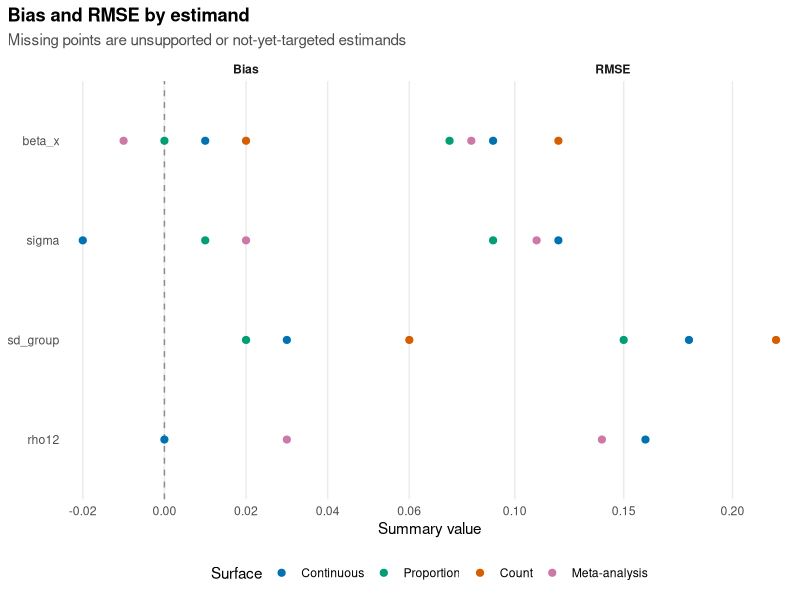
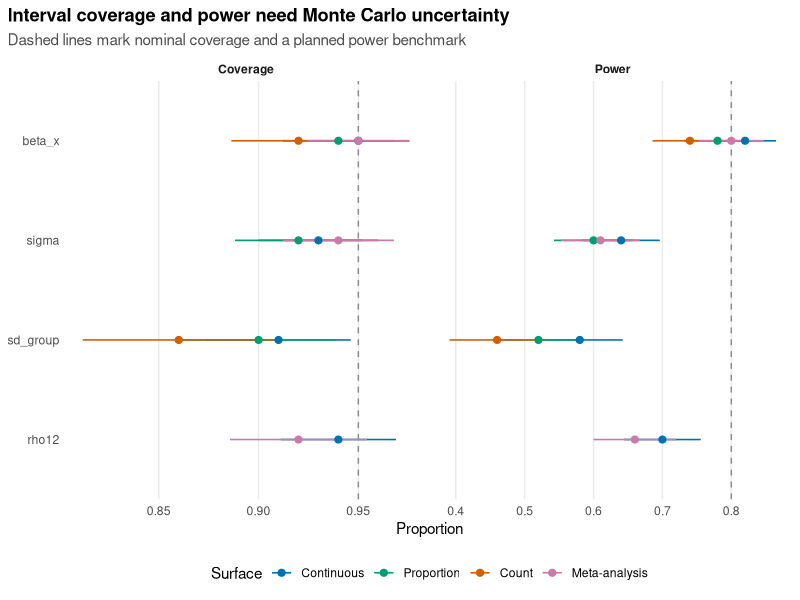
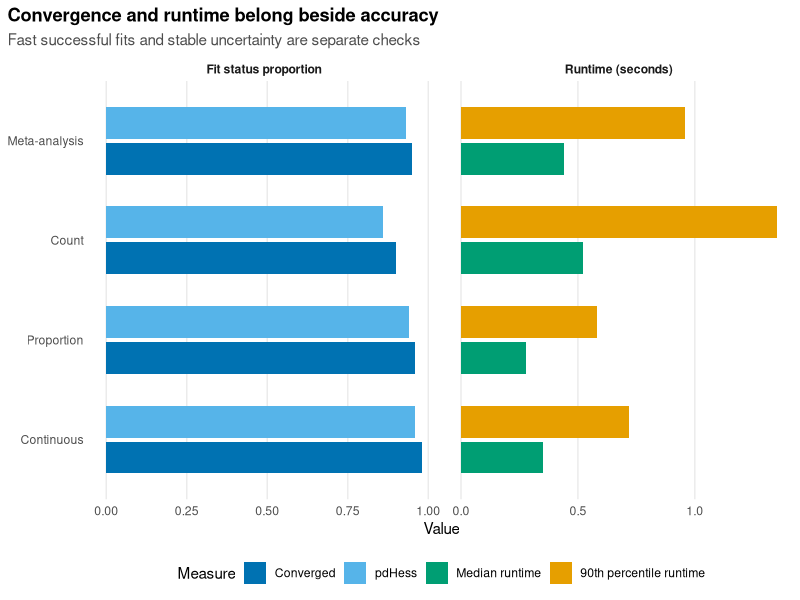
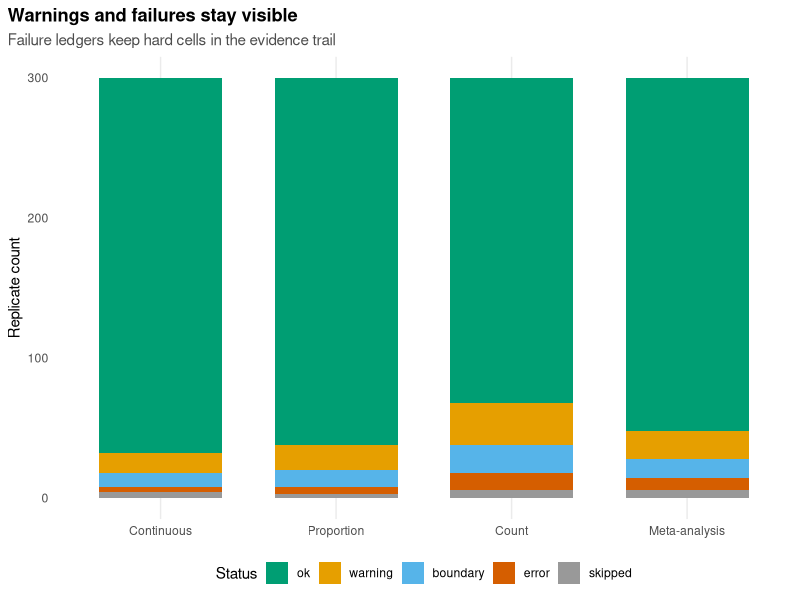

These charts were generated, in order, by the following R code:
## ---- chunk 1
has_ggplot2 <- requireNamespace("ggplot2", quietly = TRUE)
knitr::opts_chunk$set(
  collapse = TRUE,
  comment = "#>",
  fig.width = 7,
  fig.height = 4.2,
  dpi = 144,
  eval = has_ggplot2
)
## ---- chunk 2
library(ggplot2)

theme_sim_grammar <- function() {
  theme_minimal(base_size = 11) +
    theme(
      panel.grid.minor = element_blank(),
      panel.grid.major.y = element_blank(),
      plot.title.position = "plot",
      plot.title = element_text(face = "bold"),
      plot.subtitle = element_text(colour = "grey30"),
      strip.text = element_text(face = "bold"),
      legend.position = "bottom"
    )
}

surface_palette <- c(
  "Continuous" = "#0072B2",
  "Proportion" = "#009E73",
  "Count" = "#D55E00",
  "Meta-analysis" = "#CC79A7"
)

surface_levels <- names(surface_palette)
## ---- chunk 3
accuracy_summary <- data.frame(
  surface = rep(surface_levels, each = 4),
  estimand = rep(c("beta_x", "sigma", "sd_group", "rho12"), 4),
  bias = c(
    0.01, -0.02, 0.03, 0.00,
    0.00, 0.01, 0.02, NA,
    0.02, NA, 0.06, NA,
    -0.01, 0.02, NA, 0.03
  ),
  rmse = c(
    0.09, 0.12, 0.18, 0.16,
    0.07, 0.09, 0.15, NA,
    0.12, NA, 0.22, NA,
    0.08, 0.11, NA, 0.14
  ),
  n_replicate = c(
    300, 300, 260, 280,
    300, 300, 250, NA,
    280, NA, 220, NA,
    300, 300, NA, 260
  )
)
accuracy_summary$surface <- factor(
  accuracy_summary$surface,
  levels = surface_levels
)
accuracy_long <- rbind(
  data.frame(
    accuracy_summary[c("surface", "estimand", "n_replicate")],
    measure = "Bias",
    value = accuracy_summary$bias
  ),
  data.frame(
    accuracy_summary[c("surface", "estimand", "n_replicate")],
    measure = "RMSE",
    value = accuracy_summary$rmse
  )
)
accuracy_long$measure <- factor(accuracy_long$measure, levels = c("Bias", "RMSE"))
accuracy_long$estimand <- factor(
  accuracy_long$estimand,
  levels = rev(c("beta_x", "sigma", "sd_group", "rho12"))
)

ggplot(
  accuracy_long,
  aes(value, estimand, colour = surface, group = surface)
) +
  geom_vline(
    data = data.frame(measure = "Bias"),
    aes(xintercept = 0),
    inherit.aes = FALSE,
    linetype = "dashed",
    colour = "grey55"
  ) +
  geom_point(size = 2.1, na.rm = TRUE) +
  facet_wrap(~measure, scales = "free_x") +
  scale_colour_manual(values = surface_palette) +
  labs(
    title = "Bias and RMSE by estimand",
    subtitle = "Missing points are unsupported or not-yet-targeted estimands",
    x = "Summary value",
    y = NULL,
    colour = "Surface"
  ) +
  theme_sim_grammar()
## ---- chunk 4
interval_summary <- data.frame(
  surface = rep(surface_levels, each = 4),
  estimand = rep(c("beta_x", "sigma", "sd_group", "rho12"), 4),
  coverage = c(
    0.95, 0.93, 0.91, 0.94,
    0.94, 0.92, 0.90, NA,
    0.92, NA, 0.86, NA,
    0.95, 0.94, NA, 0.92
  ),
  power = c(
    0.82, 0.64, 0.58, 0.70,
    0.78, 0.60, 0.52, NA,
    0.74, NA, 0.46, NA,
    0.80, 0.61, NA, 0.66
  ),
  n_interval = c(
    280, 280, 240, 260,
    280, 280, 230, NA,
    250, NA, 200, NA,
    280, 280, NA, 240
  )
)
interval_summary$surface <- factor(
  interval_summary$surface,
  levels = surface_levels
)
interval_long <- rbind(
  data.frame(
    interval_summary[c("surface", "estimand", "n_interval")],
    measure = "Coverage",
    value = interval_summary$coverage,
    target = 0.95
  ),
  data.frame(
    interval_summary[c("surface", "estimand", "n_interval")],
    measure = "Power",
    value = interval_summary$power,
    target = 0.80
  )
)
interval_long$mcse <- sqrt(
  interval_long$value * (1 - interval_long$value) / interval_long$n_interval
)
interval_long$lower <- pmax(0, interval_long$value - 1.96 * interval_long$mcse)
interval_long$upper <- pmin(1, interval_long$value + 1.96 * interval_long$mcse)
interval_long$measure <- factor(
  interval_long$measure,
  levels = c("Coverage", "Power")
)
interval_long$estimand <- factor(
  interval_long$estimand,
  levels = rev(c("beta_x", "sigma", "sd_group", "rho12"))
)

ggplot(interval_long, aes(value, estimand, colour = surface)) +
  geom_vline(
    aes(xintercept = target),
    linetype = "dashed",
    colour = "grey55"
  ) +
  geom_segment(
    aes(x = lower, xend = upper, yend = estimand),
    linewidth = 0.55,
    na.rm = TRUE
  ) +
  geom_point(size = 2.1, na.rm = TRUE) +
  facet_wrap(~measure, scales = "free_x") +
  scale_colour_manual(values = surface_palette) +
  labs(
    title = "Interval coverage and power need Monte Carlo uncertainty",
    subtitle = "Dashed lines mark nominal coverage and a planned power benchmark",
    x = "Proportion",
    y = NULL,
    colour = "Surface"
  ) +
  theme_sim_grammar()
## ---- chunk 5
run_summary <- data.frame(
  surface = surface_levels,
  convergence_rate = c(0.98, 0.96, 0.90, 0.95),
  pdhess_rate = c(0.96, 0.94, 0.86, 0.93),
  elapsed_median = c(0.35, 0.28, 0.52, 0.44),
  elapsed_p90 = c(0.72, 0.58, 1.35, 0.96)
)
run_summary$surface <- factor(run_summary$surface, levels = surface_levels)
run_long <- rbind(
  data.frame(
    surface = run_summary$surface,
    measure = "Converged",
    value = run_summary$convergence_rate
  ),
  data.frame(
    surface = run_summary$surface,
    measure = "pdHess",
    value = run_summary$pdhess_rate
  ),
  data.frame(
    surface = run_summary$surface,
    measure = "Median runtime",
    value = run_summary$elapsed_median
  ),
  data.frame(
    surface = run_summary$surface,
    measure = "90th percentile runtime",
    value = run_summary$elapsed_p90
  )
)
run_long$panel <- ifelse(
  grepl("runtime", run_long$measure),
  "Runtime (seconds)",
  "Fit status proportion"
)
run_long$measure <- factor(
  run_long$measure,
  levels = c(
    "Converged",
    "pdHess",
    "Median runtime",
    "90th percentile runtime"
  )
)

ggplot(run_long, aes(value, surface, fill = measure)) +
  geom_col(position = position_dodge(width = 0.72), width = 0.64) +
  facet_wrap(~panel, scales = "free_x") +
  scale_fill_manual(values = c(
    "Converged" = "#0072B2",
    "pdHess" = "#56B4E9",
    "Median runtime" = "#009E73",
    "90th percentile runtime" = "#E69F00"
  )) +
  labs(
    title = "Convergence and runtime belong beside accuracy",
    subtitle = "Fast successful fits and stable uncertainty are separate checks",
    x = "Value",
    y = NULL,
    fill = "Measure"
  ) +
  theme_sim_grammar()
## ---- chunk 6
failure_ledger <- data.frame(
  surface = rep(surface_levels, each = 5),
  status = rep(c("ok", "warning", "boundary", "error", "skipped"), 4),
  count = c(
    268, 14, 10, 4, 4,
    262, 18, 12, 5, 3,
    232, 30, 20, 12, 6,
    252, 20, 14, 8, 6
  )
)
failure_ledger$surface <- factor(failure_ledger$surface, levels = surface_levels)
failure_ledger$status <- factor(
  failure_ledger$status,
  levels = c("ok", "warning", "boundary", "error", "skipped")
)

ggplot(failure_ledger, aes(surface, count, fill = status)) +
  geom_col(width = 0.7) +
  scale_fill_manual(values = c(
    "ok" = "#009E73",
    "warning" = "#E69F00",
    "boundary" = "#56B4E9",
    "error" = "#D55E00",
    "skipped" = "#999999"
  )) +
  labs(
    title = "Warnings and failures stay visible",
    subtitle = "Failure ledgers keep hard cells in the evidence trail",
    x = NULL,
    y = "Replicate count",
    fill = "Status"
  ) +
  theme_sim_grammar()
